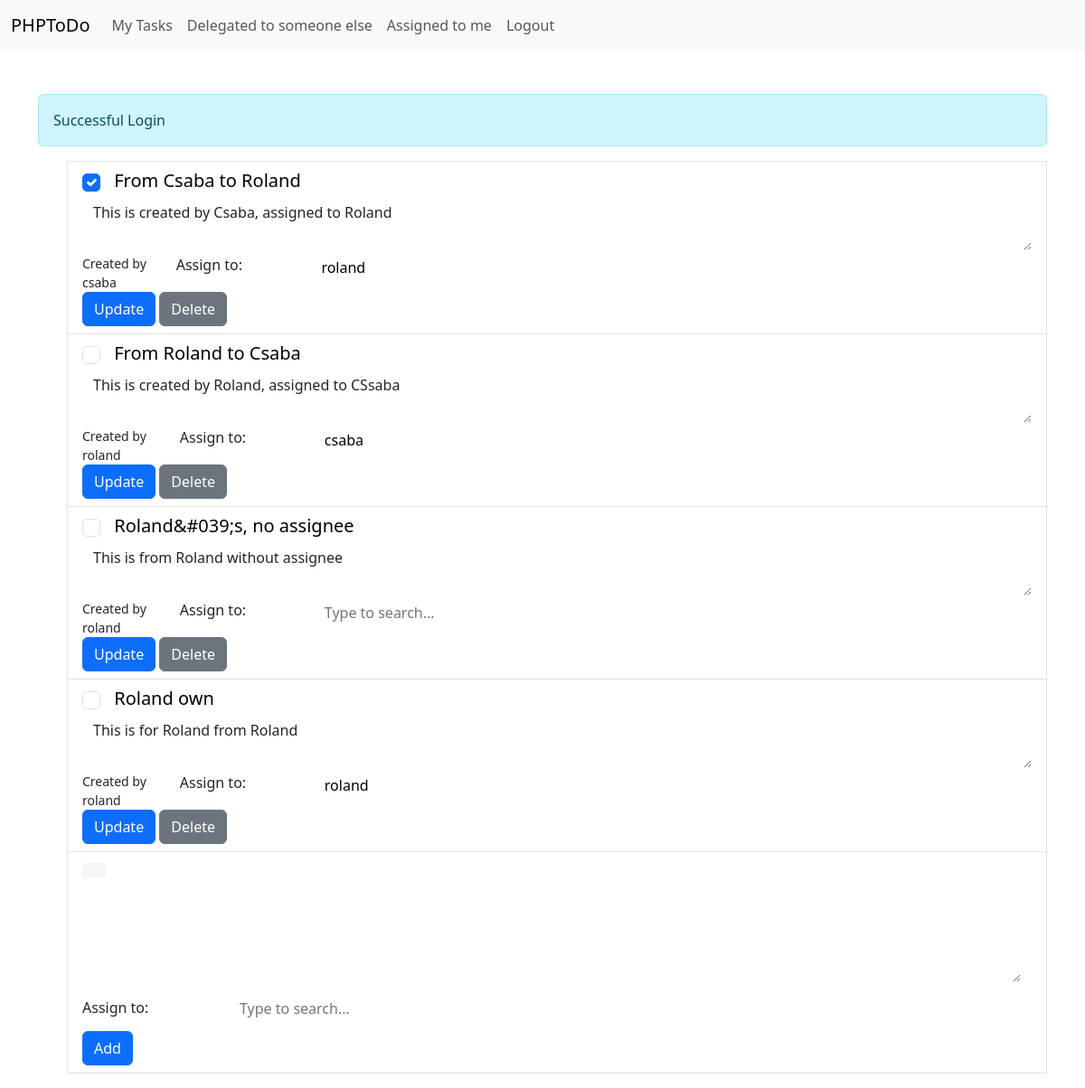
The page / (signed in) on the database its author committed.
### tables this page shows
CREATE TABLE "users"
(
    username TEXT    not null,
    id       integer not null
        constraint id
            primary key autoincrement,
    password TEXT    not null
);

CREATE TABLE "tasks"
(
    id               integer           not null
        constraint tasks_pk
            primary key autoincrement,
    title            TEXT              not null,
    description      TEXT,
    status           integer default 0 not null,
    creator_user_id  integer           not null
        constraint tasks_owner_user_fk
            references users
            on update cascade on delete set null,
    assigned_user_id integer
        constraint tasks_assigned_user_fk
            references users
            on update cascade on delete set null
);

### src/controllers/TaskListController.php (called while the page is built, shortened)
<?php
class TaskListController {
  function home(): void {
    $task_list = new TaskList();
    $tasks = $task_list->getCurrentUsersTasks();
    include 'src/views/tasks.php';
  }
}

### src/Router.php (called while the page is built, shortened)
<?php
class Router {
  private array $routes = [];
  function add($method, $path, $controller, $action): void {
    $this->routes[$method][$path] = [$controller, $action];
  }
  function resolve(): string {
    $method = $_SERVER['REQUEST_METHOD'];
    $path = $_SERVER['REQUEST_URI'] ?? '/';
    $path = explode('?', $path)[0];
    $callback = $this->routes[$method][$path] ?? NULL;
    $controller = NULL;
    if ($callback) {
      $controller = new $callback[0]();
    }
    if ($controller) {
      $controller->{$callback[1]}();
      return ob_get_clean();
    }
    return '';
  }
}

### src/Database.php (called while the page is built, shortened)
<?php
class Database {
  private $pdo;
  function __construct() {
    try {
      $this->pdo = new PDO("sqlite:".self::DB_FILE);
      $this->pdo->setAttribute(PDO::ATTR_ERRMODE, PDO::ERRMODE_EXCEPTION);
    } catch (PDOException $exception) {
      die("Connection failed: " . $exception->getMessage());
    }
  }
  function query($query, $params = []) {
    $statement = $this->pdo->prepare($query);
    foreach ($params as $key => $value) {
      $statement->bindValue($key, $value);
    }
    $statement->execute();
    return $statement->fetchAll(PDO::FETCH_ASSOC);
  }
}

### src/models/BaseList.php (called while the page is built, shortened)
<?php
abstract class BaseList {
  function __construct() {
    $this->db = new Database();
  }
}

### src/models/TaskList.php (called while the page is built, shortened)
<?php
class TaskList extends BaseList {
  function getCurrentUsersTasks($pageSize = 100, $pageNumber = 1): array {
    $query = 'SELECT id, title, description, status, creator_user_id, assigned_user_id FROM tasks WHERE creator_user_id = :user_id OR assigned_user_id = :user_id ORDER BY id DESC LIMIT :limit OFFSET :offset';
    $results = $this->db->query($query, [
      'user_id' => Session::currentUser()->id,
      'limit' => $pageSize,
      'offset' => $pageNumber - 1
    ]);
    return $this->processQueryResults($results);
  }
  protected function processQueryResults($results): array {
    $return = [];
    $user_list = new UserList();
    foreach ($results as $task) {
      $return[] = new Task($task['id'], $task['title'], $task['description'], $user_list->getById($task['creator_user_id']), $user_list->getById($task['assigned_user_id']), $task['status']);
    }
    return $return;
  }
}

### src/Session.php (called while the page is built, shortened)
<?php
class Session {
  public static function currentUser(): User {
    $user_id = $_SESSION['user_id'];
    return new User($user_id);
  }
}

### src/models/User.php (called while the page is built, shortened)
<?php
class User {
  protected $username;
  function __construct($id, $username = '', $password = '') {
    $this->id = $id;
    $this->username = $username;
  }
  function getUsername(): string {
    return $this->username;
  }
}

### src/models/UserList.php (called while the page is built, shortened)
<?php
class UserList extends BaseList {
  function getById($id): ?User {
    $query = 'SELECT id, username, password FROM users WHERE id = :id';
    $users = $this->db->query($query, [':id' => $id]);
    if (count($users) > 0) {
      return new User($users[0]['id'], $users[0]['username'], $users[0]['password']);
    }
    return null;
  }
}

### src/models/Task.php (called while the page is built, shortened)
<?php
class Task {
  protected ?int $id;
  protected string $title;
  protected ?string $description;
  protected int $status;
  protected ?User $creator;
  protected ?User $assignee;
  function __construct(?int $id, string $title, ?string $description,  ?User $creator, ?User $assignee = null, int $status = 0) {
    $this->id = $id;
    $this->title = $title;
    $this->description = $description;
    $this->status = $status;
    $this->creator = $creator;
    $this->assignee = $assignee;
  }
  public function getId(): int {
    return $this->id;
  }
  public function getTitle(): string {
    return htmlspecialchars($this->title);
  }
  public function getDescription(): ?string {
    return htmlspecialchars($this->description);
  }
  public function getCreator(): User {
    return $this->creator;
  }
  public function getAssignee(): ?User {
    return $this->assignee;
  }
  public function getStatus(): int {
    return $this->status;
  }
}

### src/views/tasks.php (the view, shortened to what this page needs)
<div class="list-group">
    <ul>
      <?php foreach ($tasks as $task): ?>
          <li href="#" class="list-group-item list-group-item-action">
              <form id="task-id-<?= $task->getId(); ?>" action="/task"
                    method="post">
                  <div class="d-flex w-100 row">
                      <h5 class="mb-1">
                          <input class="form-check-input me-2"
                                 type="checkbox" value="1"
                            <?php if ($task->getStatus() === 1): echo 'checked'; endif; ?>
                                 id="status"
                                 name="status">
                          <input type="text"
                                 name="title"
                                 class="border-0 col-sm-10"
                                 required
                                 value="<?php echo $task->getTitle(); ?>">
                      </h5>
                  </div>
                  <p class="mb-1"><textarea
                              type="text"
                              name="description"
                              class="border-0 form-control"
                              rows="2"><?php echo $task->getDescription(); ?></textarea>
                  </p>
                  <div class="d-flex w-100 justify-content-between">
                      <small>Created by <?php echo $task->getCreator()
                          ->getUsername() ?></small>
                      <div class="input-group mb-1 row">
                          <label for="assignee" class="col-sm-2">Assign to: </label>
                          <input class="form-label border-0 col-sm-10"
                                 list="assigneeOptions"
                                 name="assignee" id="assignee"
                                 placeholder="Type to search..."
                                 value="<?php if ($task->getAssignee()) echo $task->getAssignee()->getUsername(); ?>">
                      </div>
                  </div>
                  <button class="btn btn-primary">Update</button>
                  <button class="btn btn-secondary" name="delete" value="true">Delete</button>
              </form>
          </li>
      <?php endforeach; ?>
        <li class="list-group-item list-group-item-action">
            <form action="/tasks" method="post">
                <div class="row mb-3">
                    <div class="col-sm-1">
                        <input class="form-check-input form-control"
                               type="checkbox" value=""
                               disabled
                               id="completed">
                    </div>
                    <div class="col-sm-11">
                        <input type="text"
                               name="title"
                               class="border-0 form-control"
                               required
                               value="">
                    </div>
                </div>
                <div class="mb-3 d-flex w-100 row">
                    <textarea
                            type="text"
                            name="description"
                            class="border-0 form-control col-sm-11"
                            rows="3"></textarea>
                </div>
                <div class="input-group mb-1 row">
                    <label for="assignee" class="col-sm-2">Assign to: </label>
                    <input class="form-label border-0 col-sm-10"
                           list="assigneeOptions"
                           name="assignee" id="assignee"
                           placeholder="Type to search...">
                </div>
                <div class="w-100">
                    <button class="btn btn-primary">Add</button>
                </div>
            </form>
        </li>
    </ul>
</div>

### rows shown on the page
tasks: title "From Csaba to Roland", description "This is created by Csaba, assigned to Roland", creator_user.username "csaba", assignee "roland"
users: status "☑"
tasks: title "From Roland to Csaba", description "This is created by Roland, assigned to CSsaba", creator_user.username "roland", assignee "csaba"
tasks: title "Roland&#039;s, no assignee", description "This is from Roland without assignee", creator_user.username "roland"
tasks: title "Roland own", description "This is for Roland from Roland", assigned_user.username "roland", assignee "roland"

### other values the page prints
$message "Successful Login"
